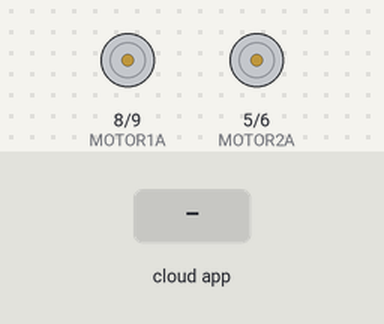
Simulated run of this sketch. Board: Arduino Uno, built with avr-gcc and run on an emulated ATmega328P. Parts: motor-driver pin pairs drawn as motors (green arrow = first pin HIGH = forward, orange = second pin HIGH = backward, longer = more drive, scaled by the enable pin). Inputs (shaded band) come from the test bench. The ROS host is connected and sends only what is stated.

Above: at 1.2 s.
1.3 s: the phone or cloud app sets linear.x to -100
At 2.5 s:
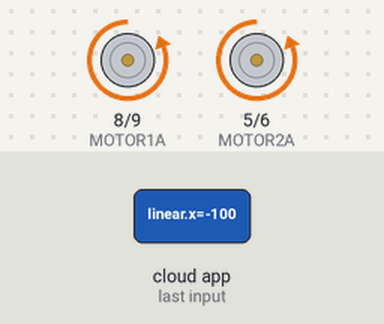
2.8 s: the phone or cloud app sets linear.x to 100
At 3.6 s:
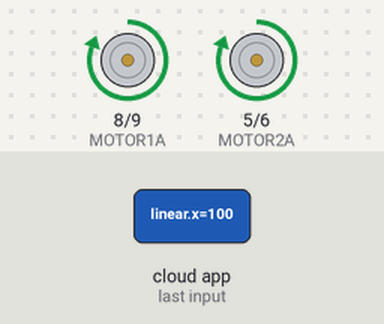
4.3 s: the phone or cloud app sets linear.x to 0
At 4.7 s:
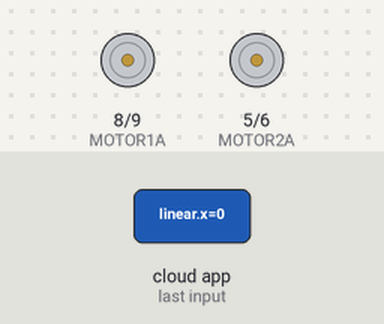
5.8 s: the phone or cloud app sets angular.z to -100
At 7.0 s:
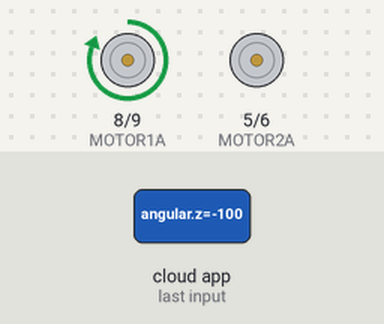
7.3 s: the phone or cloud app sets angular.z to 100
At 8.2 s:
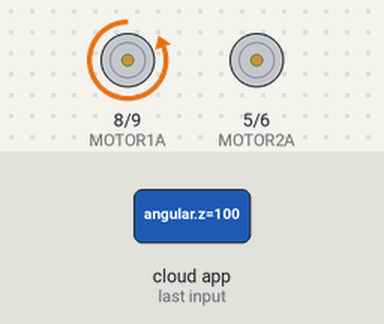
8.8 s: the phone or cloud app sets linear.x to -100
At 9.4 s:
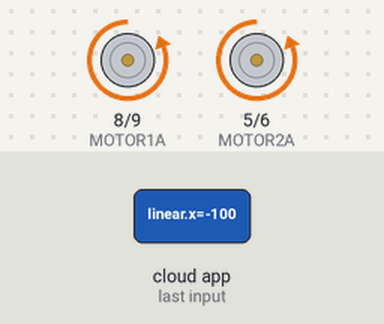
Timing chart, 0 to 11.3 s (numbered marks = the images above; inputs shaded):
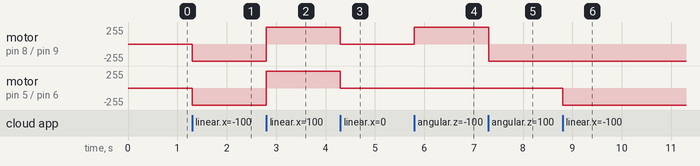

Measured:
- after the input at 1.3 s, motor on pin 8 (MOTOR1A) / pin 9 (MOTOR1B), motor on pin 5 (MOTOR2A) / pin 6 (MOTOR2B): stopped → backward 255/255 at once
- after the input at 2.8 s, motor on pin 8 (MOTOR1A) / pin 9 (MOTOR1B), motor on pin 5 (MOTOR2A) / pin 6 (MOTOR2B): backward 255/255 → forward 255/255 at once
- after the input at 4.3 s, motor on pin 8 (MOTOR1A) / pin 9 (MOTOR1B), motor on pin 5 (MOTOR2A) / pin 6 (MOTOR2B): forward 255/255 → stopped at once
- after the input at 5.8 s, motor on pin 8 (MOTOR1A) / pin 9 (MOTOR1B): stopped → forward 255/255 at once
- after the input at 7.3 s, motor on pin 8 (MOTOR1A) / pin 9 (MOTOR1B): forward 255/255 → backward 255/255 at once
- after the input at 8.8 s, motor on pin 5 (MOTOR2A) / pin 6 (MOTOR2B): stopped → backward 255/255 at once

The sketch:

arduino_motor.ino
```cpp
#include <ArduinoHardware.h>
#include <ros.h>
#include <geometry_msgs/Twist.h>
#include <std_msgs/Float32.h>

#define PULSES_PER_REV 210
#define pi 3.14
#define BUFFER_TIME 1000
// -------------------------------ENCODER PINS-----------------------------
volatile byte ENCODERA_MOTOR1 = 19; // Hall sensor A connected to pin 3 (external interrupt)
volatile byte ENCODERA_MOTOR2 = 18;
volatile byte ENCODERB_MOTOR1 = 3;
volatile byte ENCODERB_MOTOR2 = 2;

// --------------------------------MOTOR PINS---------------------------------
const byte MOTOR1_EN = 10;
const byte MOTOR1A = 8;
const byte MOTOR1B = 9;
const byte MOTOR2_EN = 7;
const byte MOTOR2A = 5;
const byte MOTOR2B = 6;

// ----------------------------ENCODER TICK VARIABLES-------------------------
volatile long rotary_encoder_left = 0;
volatile long rotary_encoder_right = 0;
float left_rev_count = 0.0, right_rev_count = 0.0, l_dist_val = 0.0, r_dist_val = 0.0;

volatile boolean fired_left, up_left, fired_right, up_right;
unsigned long current_time = 0, previous_time = 0;
const float wheel_rad = 0.0335;
const float wheel_sep = 0.173;
const float dist_per_rev = (2*pi*wheel_rad);
float w_r, w_l, speed_ang, speed_lin;

// ******************** ROS STUFF *****************
ros::NodeHandle n;

std_msgs::Float32 l_dist_msg, r_dist_msg;

ros::Publisher l_dist("l_dist", &l_dist_msg);
ros::Publisher r_dist("r_dist", &r_dist_msg);

void cmd_vel_callback( const geometry_msgs::Twist& msg){
  speed_ang = msg.angular.z;
  speed_lin = msg.linear.x;
  w_r = (speed_lin/wheel_rad)+ ((speed_ang*wheel_sep)/(2.0*wheel_rad));    // speed_ang*2.91 -2.91
  w_l = (speed_lin/wheel_rad)- ((speed_ang*wheel_sep)/(2.0*wheel_rad));
}
ros::Subscriber<geometry_msgs::Twist> sub_cmd_vel("cmd_vel", &cmd_vel_callback );

// ********************** FUNCTION DECLARATIONS *********************
//void update_right_encoder(void);
//void update_left_encoder(void);

void to_odom_publisher(void);
float update_left(void);
float update_right(void);

void isr_left(void);
void isr_right(void);

void move_l_motor(int pwm);
void move_r_motor(int pwm);

void pinmode_setup()
{
    pinMode( MOTOR1_EN, OUTPUT);
    pinMode( MOTOR1A , OUTPUT);
    pinMode( MOTOR1B , OUTPUT);

    pinMode( MOTOR2_EN, OUTPUT);
    pinMode( MOTOR2A , OUTPUT);
    pinMode( MOTOR2B , OUTPUT);

    pinMode( ENCODERA_MOTOR1, INPUT_PULLUP);
    pinMode( ENCODERB_MOTOR1, INPUT_PULLUP);
    pinMode( ENCODERA_MOTOR2, INPUT_PULLUP);
    pinMode( ENCODERB_MOTOR2, INPUT_PULLUP);
}

void pin_init()
{
    digitalWrite(MOTOR1_EN, HIGH);
    digitalWrite(MOTOR1A, LOW);
    digitalWrite(MOTOR1B, LOW);

    digitalWrite(MOTOR2_EN, HIGH);
    digitalWrite(MOTOR2A, LOW);
    digitalWrite(MOTOR2B, LOW);
}

void setup() {

    pinmode_setup();
    EncoderInit();

    pin_init();

    n.initNode();
    n.advertise(l_dist);
    n.advertise(r_dist);
    n.subscribe(sub_cmd_vel);

    current_time=millis();
    previous_time = current_time;
}

void loop() {

  current_time = millis();
  move_l_motor(w_l*25);
  move_r_motor(w_r*25);

  if (current_time - previous_time >= BUFFER_TIME)
  {
    to_odom_publisher();
    previous_time = millis();
    rotary_encoder_left = 0;
    rotary_encoder_right = 0;
  }

  //rotary_encoder_left = 0;
  //rotary_encoder_right = 0;

  n.spinOnce();
}

void EncoderInit()
{
  attachInterrupt(digitalPinToInterrupt(ENCODERA_MOTOR1), isr_left, CHANGE);
  attachInterrupt(digitalPinToInterrupt(ENCODERA_MOTOR2), isr_right, CHANGE);
}

//void update_right_encoder()
//{
//  rotary_encoder_right++;
//}
//
//
//void update_left_encoder()
//{
//  rotary_encoder_left++;
//}

float update_left()
{
  left_rev_count = (float)rotary_encoder_left/PULSES_PER_REV;
  l_dist_val = (float)left_rev_count * dist_per_rev;
  return l_dist_val/2.0;
}

float update_right()
{
  right_rev_count = (float)rotary_encoder_right/PULSES_PER_REV;
  r_dist_val = (float)right_rev_count * dist_per_rev;
  return r_dist_val/2.0;
}

void to_odom_publisher(void)
{
  l_dist_msg.data = update_left();
  r_dist_msg.data = update_right();

  l_dist.publish(&l_dist_msg);
  r_dist.publish(&r_dist_msg);
  return;
}

void move_l_motor(int pwm){
    if (pwm > 0){
    analogWrite(MOTOR1_EN, pwm);
    digitalWrite(MOTOR1A, HIGH);
    digitalWrite(MOTOR1B, LOW);
    }
    if (pwm < 0){
    pwm=abs(pwm);
    analogWrite(MOTOR1_EN, pwm);
    digitalWrite(MOTOR1A, LOW);
    digitalWrite(MOTOR1B, HIGH);
    }
    if (pwm == 0){
    analogWrite(MOTOR1_EN, pwm);
    digitalWrite(MOTOR1A, LOW);
    digitalWrite(MOTOR1B, LOW);
    }
}

void move_r_motor(int pwm){
    if (pwm > 0){
    analogWrite(MOTOR2_EN, pwm);
    digitalWrite(MOTOR2A, HIGH);
    digitalWrite(MOTOR2B, LOW);
    }
    if (pwm < 0){
    pwm=abs(pwm);
    analogWrite(MOTOR2_EN, pwm);
    digitalWrite(MOTOR2A, LOW);
    digitalWrite(MOTOR2B, HIGH);
    }
    if (pwm == 0){
    analogWrite(MOTOR2_EN, pwm);
    digitalWrite(MOTOR2A, LOW);
    digitalWrite(MOTOR2B, LOW);
    }
}

void isr_left(void)
{
  if (digitalRead(ENCODERA_MOTOR1))
  {
    up_left = digitalRead(ENCODERB_MOTOR1);
  }
  else
  {
    up_left = !digitalRead(ENCODERB_MOTOR1);
  }
  fired_left= true;

  if (fired_left)
  {
    if (up_left)
    {
      rotary_encoder_left--;
    }
    else
    {
      rotary_encoder_left++;
    }
  }
}

void isr_right(void)
{
  if (digitalRead(ENCODERA_MOTOR2))
  {
    up_right = digitalRead(ENCODERB_MOTOR2);
  }
  else
  {
    up_right = !digitalRead(ENCODERB_MOTOR2);
  }
  fired_right= true;

  if (fired_right)
  {
    if (up_right)
    {
      rotary_encoder_right++;
    }
    else
    {
      rotary_encoder_right--;
    }
  }
}
```
